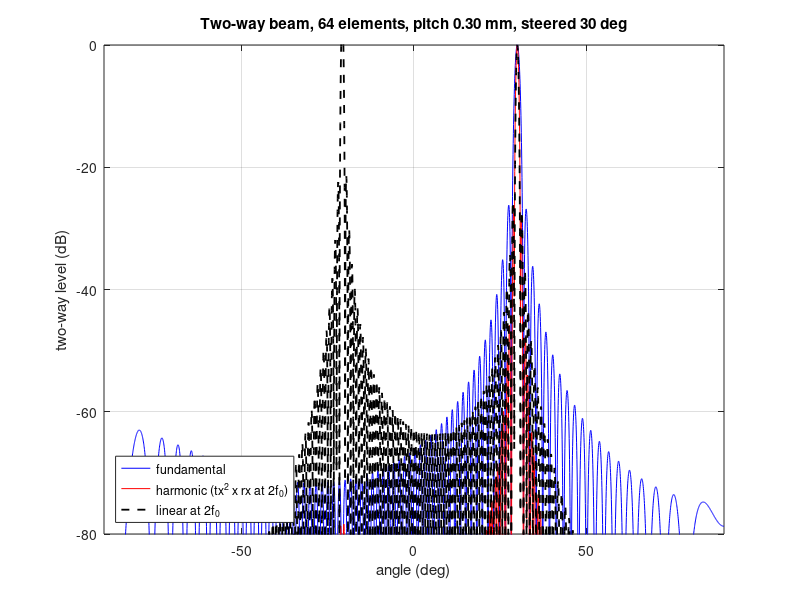

The MATLAB source for this figure:
%% m15_harmonic_beam.m
% Purpose : why tissue-harmonic beams are narrower and cleaner. Quasi-linear focal-plane model:
%           the second-harmonic source is proportional to the square of the fundamental
%           transmit pattern, and it is received at 2 f0 by the same array.
%             fundamental two-way : [E_f0 AF_f0]_tx * [E_f0 AF_f0]_rx
%             harmonic two-way    : [E_f0 AF_f0]_tx^2 * [E_2f0 AF_2f0]_rx
%             linear at 2 f0      : [E_2f0 AF_2f0]^2   (same probe driven at 2 f0)
% Change  : f0, number of elements, pitch, steering angle, apodization.
% Expect  : continuous apertures (u = x D / (lambda0 F)): -6 dB full widths
%           sinc 1.207, sinc^2 0.886 (x 0.734), sinc^2(u) sinc(2u) 0.511, sinc^2(2u) 0.443;
%           first sidelobes -13.3, -26.5, -27.9, -26.5 dB.
%           Array, 3 MHz, 64 elements, pitch 0.3 mm, steered 30 deg: the 2 f0 receive pattern has a
%           grating lobe near -20.8 deg; in the harmonic two-way pattern it is suppressed by the
%           low transmit level there (see printed levels).
% Runtime : under 1 s.
clear; close all; rng(1);

%% Continuous aperture: widths and sidelobes
u = linspace(0, 6, 600001);
sincf = @(x) (abs(x) < 1e-12) + (abs(x) >= 1e-12).*sin(pi*x)./(pi*x + (abs(x) < 1e-12));
pats = {sincf(u), sincf(u).^2, sincf(u).^2.*sincf(2*u), sincf(2*u).^2};
lab  = {'fundamental one-way sinc', 'fundamental two-way / harmonic tx', 'harmonic two-way', 'linear at 2f0 two-way'};
fprintf('%-36s  -6 dB FW (lambda0 F/D)   peak sidelobe (dB)\n', 'pattern');
for i = 1:4
  a = abs(pats{i}); i6 = find(a < 0.5, 1); d = diff(a); i0 = find(d(1:end-1) < 0 & d(2:end) >= 0, 1) + 1;
  fprintf('%-36s       %6.3f                %7.2f\n', lab{i}, 2*u(i6), 20*log10(max(a(i0:end))));
end

%% Linear array in the focal plane (far-field array factor in sin(theta))
c = 1540; f0 = 3e6; Nel = 64; pitch = 0.3e-3; kerf = 0.03e-3; th0 = 30; apod = 'rect';
w = pitch - kerf; xn = ((0:Nel-1) - (Nel-1)/2)*pitch;
if strcmp(apod, 'hann'), wn = 0.5 - 0.5*cos(2*pi*((0:Nel-1) + 1)/(Nel + 1)); else, wn = ones(1, Nel); end
th = linspace(-90, 90, 3601); s = sind(th); s0 = sind(th0);
AF = @(f) abs(exp(1i*2*pi*f/c*(s(:) - s0)*xn)*wn(:)).'/sum(wn);
EF = @(f) abs(sincf(w*f/c*s));                          % rigid-baffle element factor
P1 = EF(f0).*AF(f0); P2 = EF(2*f0).*AF(2*f0);
fund = P1.^2; harm = P1.^2.*P2; lin2 = P2.^2;
ipk = find(abs(th - th0) < 2);                          % normalize to the steered main lobe
dBn = @(p) 20*log10(p/max(p(ipk)) + 1e-12);
thg1 = asind(max(-1, min(1, s0 - c/f0/pitch))); thg2 = asind(s0 - c/(2*f0)/pitch);
fprintf('\nArray: %d el, pitch %.2f mm, steer %d deg, f0 %.1f MHz\n', Nel, pitch*1e3, th0, f0/1e6);
if abs(s0 - c/f0/pitch) <= 1, g1 = sprintf('%.1f deg', thg1); else, g1 = 'none (|sin| > 1)'; end
fprintf(' predicted grating lobe: tx/rx at f0 %s ; rx at 2f0 %.1f deg\n', g1, thg2);
win = abs(th - thg2) < 3;
names = {'fundamental two-way', 'harmonic two-way', 'linear 2f0 two-way', 'rx only at 2f0'}; P = {fund, harm, lin2, P2};
fprintf(' %-22s  -6 dB width (deg)   level at the 2f0 grating lobe (dB)\n', 'pattern');
for i = 1:4
  d = dBn(P{i}); [~, k0] = min(abs(th - th0)); a = k0; b = k0;   % contiguous -6 dB region around th0
  while a > 1 && d(a-1) >= -6, a = a - 1; end
  while b < numel(th) && d(b+1) >= -6, b = b + 1; end
  fprintf(' %-22s      %6.2f             %7.1f\n', names{i}, th(b) - th(a), max(d(win)));
end

figure('Position', [60 60 900 420]);
plot(th, dBn(fund), 'b', th, dBn(harm), 'r', th, dBn(lin2), 'k--', 'LineWidth', 1.3);
ylim([-80 0]); xlim([-90 90]); grid on; xlabel('angle (deg)'); ylabel('two-way level (dB)');
legend('fundamental', 'harmonic (tx^2 x rx at 2f_0)', 'linear at 2f_0', 'Location', 'southwest');
title(sprintf('Two-way beam, %d elements, pitch %.2f mm, steered %d deg', Nel, pitch*1e3, th0));
